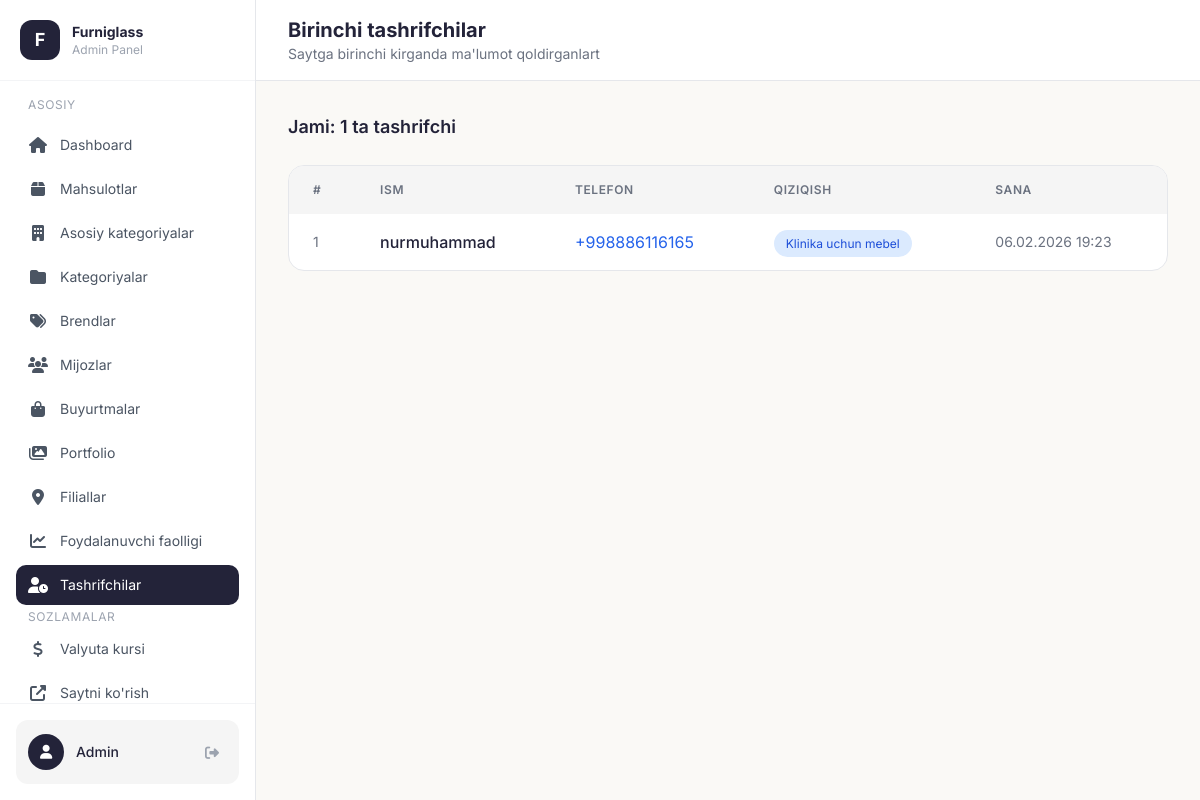
The app's page /admin/first-visits (signed in), older data.
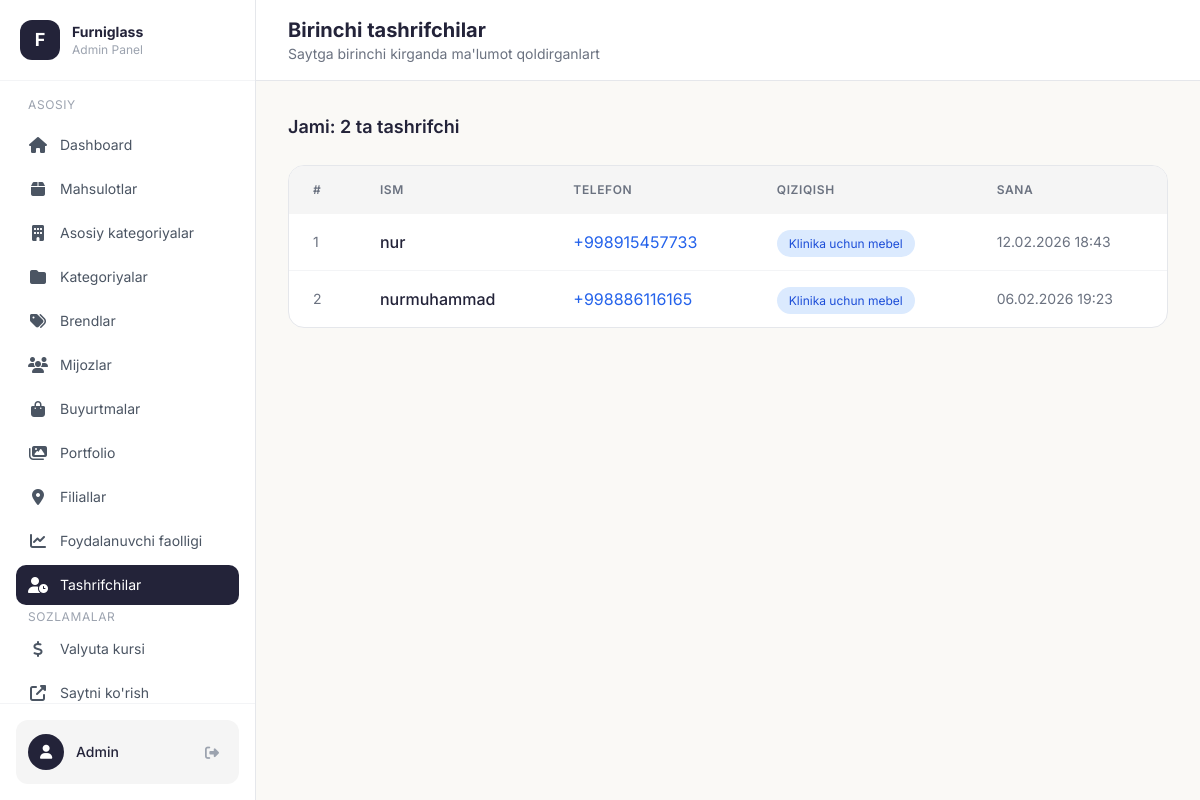
The same page, newer data.
### models.py (models this page shows)
class FirstVisit(db.Model):
    id = db.Column(db.Integer, primary_key=True)
    name = db.Column(db.String(200))
    phone = db.Column(db.String(20), nullable=False)
    interest = db.Column(db.String(50))  # clinic, restaurant, home
    created_at = db.Column(db.DateTime, default=datetime.utcnow)

### app.py (the view)
@app.route('/admin/first-visits')
@login_required
def admin_first_visits():
    visits = FirstVisit.query.order_by(FirstVisit.created_at.desc()).all()
    interest_names = {
        'clinic': 'Klinika uchun mebel',
        'restaurant': 'Restoran/kafe uchun mebel',
        'home': 'Uy uchun mebel'
    }
    return render_template('admin/first_visits.html', visits=visits, interest_names=interest_names)

### app.py (called while the page is built, shortened)
@login_manager.user_loader
def load_user(user_id):
    return Admin.query.get(int(user_id))

def get_exchange_rate() -> float:
    rate = ExchangeRate.query.first()
    if not rate:
        rate = ExchangeRate(value=12000.0)
        db.session.add(rate)
        db.session.commit()
    return rate.value

@app.before_request
def track_user_activity():
    if request.path.startswith('/admin') or request.path.startswith('/static') or request.path.startswith('/uploads'):
        return

def get_cart():
    if 'cart' not in session:
        session['cart'] = []
    return session['cart']

def get_cart_count():
    cart = get_cart()
    return sum(item['quantity'] for item in cart)

@app.context_processor
def cart_context():
    return {'cart_count': get_cart_count()}

@app.context_processor
def currency_context():
    try:
        rate = get_exchange_rate()
    except Exception:
        rate = 12000.0
    return {'usd_rate': rate}

def get_locale():
    return session.get('lang', DEFAULT_LANGUAGE)

@app.context_processor
def language_context():
    current_lang = get_locale()
    def translate(key_path):
        """Template helper for translations"""
        return get_translation(key_path, current_lang)
    return {
        'lang': current_lang,
        'languages': SUPPORTED_LANGUAGES,
        't': translate,
        'T': TRANSLATIONS
    }

### templates/admin/first_visits.html (shortened to what this page needs)
{% extends "admin/base.html" %}
{% block page_title %}Birinchi tashrifchilar{% endblock %}
{% block page_subtitle %}Saytga birinchi kirganda ma'lumot qoldirganlart{% endblock %}
{% block content %}
<div class="mb-6">
    <h3 class="text-lg font-semibold text-[#232339]">Jami: {{ visits|length }} ta tashrifchi</h3>
</div>
<div class="bg-white rounded-2xl border border-gray-200 overflow-hidden">
    <div class="overflow-x-auto">
        <table class="w-full">
            <thead class="bg-[#F5F5F5]">
                <tr>
                    <th class="text-left px-6 py-4 text-xs font-semibold text-gray-500 uppercase tracking-wider">#</th>
                    <th class="text-left px-6 py-4 text-xs font-semibold text-gray-500 uppercase tracking-wider">Ism</th>
                    <th class="text-left px-6 py-4 text-xs font-semibold text-gray-500 uppercase tracking-wider">Telefon</th>
                    <th class="text-left px-6 py-4 text-xs font-semibold text-gray-500 uppercase tracking-wider">Qiziqish</th>
                    <th class="text-left px-6 py-4 text-xs font-semibold text-gray-500 uppercase tracking-wider">Sana</th>
                </tr>
            </thead>
            <tbody class="divide-y divide-gray-100">
                {% for visit in visits %}
                <tr class="hover:bg-[#FAF9F6] transition">
                    <td class="px-6 py-4 text-sm text-gray-500">{{ loop.index }}</td>
                    <td class="px-6 py-4">
                        <span class="font-medium text-[#232339]">{{ visit.name or 'Noma\'lum' }}</span>
                    </td>
                    <td class="px-6 py-4">
                        <a href="tel:{{ visit.phone }}" class="text-blue-600 hover:underline">{{ visit.phone }}</a>
                    </td>
                    <td class="px-6 py-4">
                        <span class="text-xs px-3 py-1.5 rounded-full
                            {% if visit.interest == 'clinic' %}bg-blue-100 text-blue-700
                            {% elif visit.interest == 'restaurant' %}bg-orange-100 text-orange-700
                            {% else %}bg-green-100 text-green-700{% endif %}">
                            {{ interest_names.get(visit.interest, visit.interest) }}
                        </span>
                    </td>
                    <td class="px-6 py-4 text-sm text-gray-500">
                        {{ visit.created_at.strftime('%d.%m.%Y %H:%M') if visit.created_at else '' }}
                    </td>
                </tr>
                {% endfor %}
            </tbody>
        </table>
    </div>
</div>
{% endblock %}

### templates/admin/base.html (shortened to what this page needs)
<!DOCTYPE html>
<html lang="uz">
<head>
    <script src="https://cdn.tailwindcss.com"></script>
    <link rel="stylesheet" href="https://cdnjs.cloudflare.com/ajax/libs/font-awesome/6.4.0/css/all.min.css">
</head>
<body class="bg-[#FAF9F6] min-h-screen">
    <div class="flex h-screen overflow-hidden">
        <aside class="hidden lg:flex lg:flex-col w-64 bg-white border-r border-gray-200 fixed h-full z-30">
            <div class="p-5 border-b border-gray-100">
                <div class="flex items-center gap-3">
                    <div class="w-10 h-10 bg-[#232339] rounded-xl flex items-center justify-center">
                        <span class="text-white font-bold text-lg">F</span>
                    </div>
                    <div>
                        <h2 class="text-sm font-bold text-[#232339]">Furniglass</h2>
                        <p class="text-xs text-gray-400">Admin Panel</p>
                    </div>
                </div>
            </div>
            <nav class="flex-1 p-4 space-y-1 overflow-y-auto scrollbar-thin">
                <p class="text-xs text-gray-400 uppercase tracking-wider px-3 mb-3">Asosiy</p>
                <a href="/admin" class="nav-item flex items-center gap-3 px-3 py-2.5 text-gray-600 {% if request.endpoint == 'admin_dashboard' %}active{% endif %}">
                    <i class="fas fa-home w-5 text-center"></i>
                    <span class="text-sm">Dashboard</span>
                </a>
                <a href="/admin/products" class="nav-item flex items-center gap-3 px-3 py-2.5 text-gray-600 {% if request.endpoint in ['admin_products', 'admin_product_add', 'admin_product_edit'] %}active{% endif %}">
                    <i class="fas fa-box w-5 text-center"></i>
                    <span class="text-sm">Mahsulotlar</span>
                </a>
                <a href="/admin/main-categories" class="nav-item flex items-center gap-3 px-3 py-2.5 text-gray-600 ">
                    <i class="fas fa-building w-5 text-center"></i>
                    <span class="text-sm">Asosiy kategoriyalar</span>
                </a>
                <a href="/admin/categories" class="nav-item flex items-center gap-3 px-3 py-2.5 text-gray-600 {% if request.endpoint in ['admin_categories', 'admin_category_add', 'admin_category_edit'] %}active{% endif %}">
                    <i class="fas fa-folder w-5 text-center"></i>
                    <span class="text-sm">Kategoriyalar</span>
                </a>
                <a href="/admin/brands" class="nav-item flex items-center gap-3 px-3 py-2.5 text-gray-600 {% if request.endpoint in ['admin_brands', 'admin_brand_add', 'admin_brand_edit'] %}active{% endif %}">
                    <i class="fas fa-tags w-5 text-center"></i>
                    <span class="text-sm">Brendlar</span>
                </a>
                <a href="/admin/clients" class="nav-item flex items-center gap-3 px-3 py-2.5 text-gray-600 {% if request.endpoint in ['admin_clients', 'admin_client_add', 'admin_client_edit'] %}active{% endif %}">
                    <i class="fas fa-users w-5 text-center"></i>
                    <span class="text-sm">Mijozlar</span>
                </a>
                <a href="/admin/orders" class="nav-item flex items-center gap-3 px-3 py-2.5 text-gray-600 {% if request.endpoint == 'admin_orders' %}active{% endif %}">
                    <i class="fas fa-shopping-bag w-5 text-center"></i>
                    <span class="text-sm">Buyurtmalar</span>
                </a>
                <a href="/admin/portfolios" class="nav-item flex items-center gap-3 px-3 py-2.5 text-gray-600 {% if request.endpoint in ['admin_portfolios', 'admin_portfolio_add', 'admin_portfolio_edit'] %}active{% endif %}">
                    <i class="fas fa-images w-5 text-center"></i>
                    <span class="text-sm">Portfolio</span>
                </a>
                <a href="/admin/stores" class="nav-item flex items-center gap-3 px-3 py-2.5 text-gray-600 {% if request.endpoint in ['admin_stores', 'admin_store_add', 'admin_store_edit'] %}active{% endif %}">
                    <i class="fas fa-map-marker-alt w-5 text-center"></i>
                    <span class="text-sm">Filiallar</span>
                </a>
                <a href="/admin/user-activity" class="nav-item flex items-center gap-3 px-3 py-2.5 text-gray-600 {% if request.endpoint == 'admin_user_activity' %}active{% endif %}">
                    <i class="fas fa-chart-line w-5 text-center"></i>
                    <span class="text-sm">Foydalanuvchi faolligi</span>
                </a>
                <a href="/admin/first-visits" class="nav-item flex items-center gap-3 px-3 py-2.5 text-gray-600 {% if request.endpoint == 'admin_first_visits' %}active{% endif %}">
                    <i class="fas fa-user-clock w-5 text-center"></i>
                    <span class="text-sm">Tashrifchilar</span>
                </a>
                <p class="text-xs text-gray-400 uppercase tracking-wider px-3 mb-3 mt-6">Sozlamalar</p>
                <a href="/admin/settings/currency" class="nav-item flex items-center gap-3 px-3 py-2.5 text-gray-600 {% if request.endpoint == 'admin_currency_settings' %}active{% endif %}">
                    <i class="fas fa-dollar-sign w-5 text-center"></i>
                    <span class="text-sm">Valyuta kursi</span>
                </a>
                <a href="/" target="_blank" class="nav-item flex items-center gap-3 px-3 py-2.5 text-gray-600">
                    <i class="fas fa-external-link-alt w-5 text-center"></i>
                    <span class="text-sm">Saytni ko'rish</span>
                </a>
            </nav>
            <div class="p-4 border-t border-gray-100">
                <div class="flex items-center justify-between p-3 rounded-xl bg-[#F5F5F5]">
                    <div class="flex items-center gap-3">
                        <div class="w-9 h-9 bg-[#232339] rounded-full flex items-center justify-center">
                            <i class="fas fa-user text-white text-sm"></i>
                        </div>
                        <span class="text-sm font-medium text-[#232339]">Admin</span>
                    </div>
                    <a href="/admin/logout" class="text-gray-400 hover:text-red-500 transition p-2" title="Chiqish">
                        <i class="fas fa-sign-out-alt text-sm"></i>
                    </a>
                </div>
            </div>
        </aside>
        <main class="flex-1 lg:ml-64 overflow-y-auto">
            <div class="hidden lg:flex items-center justify-between px-8 py-4 bg-white border-b border-gray-200 sticky top-0 z-20">
                <div>
                    <h1 class="text-xl font-bold text-[#232339]">{% block page_title %}Dashboard{% endblock %}</h1>
                    <p class="text-sm text-gray-500">{% block page_subtitle %}Xush kelibsiz{% endblock %}</p>
                </div>
            </div>
            <div class="p-4 lg:p-8 mt-14 lg:mt-0">
                {% block content %}{% endblock %}
            </div>
        </main>
    </div>
</body>
</html>

### templates/admin/base.html (style rules this page uses)
body { font-family: 'Inter', sans-serif; }
:root { --color-primary: #232339; --color-accent: #F5C242; }
.nav-item { transition: all 0.2s ease; border-radius: 10px; }
.nav-item.active { background: var(--color-primary); color: white; }

Row changes from the older to the newer data that the page shows:
added FirstVisit: name "nur", phone "+998915457733", get "Klinika uchun mebel", created_at "12.02.2026 18:43"
Text that changed along with them:
{{ visits|length }}: "1" → "2"
